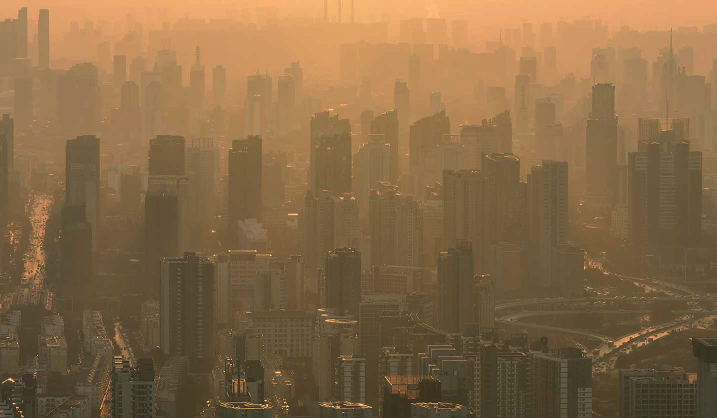
#> input picture hw2/2/11.png, 1434 x 836 px, found by its file name (shown at 1/2 size)
$ python '去雾.py'
#> lines starting #> are read from the running program, lines starting #| are printed output that depends on the picture
import cv2
import numpy as np
import matplotlib.pyplot as plt

imgfile = "hw2\\2\\11.png"

img = cv2.imread(imgfile)
#> img is the input picture: shape (836, 1434, 3); mean B, G, R 70.4, 105.3, 134.8
b, g, r = cv2.split(img)
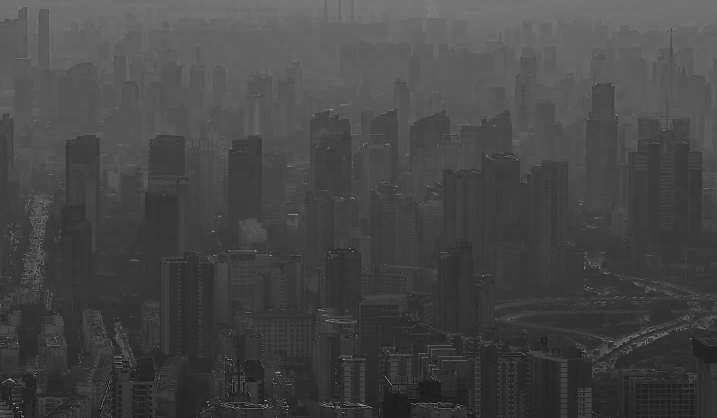
#> b: shape (836, 1434) (shown at 1/2 size); min 0, max 210, mean 70.4
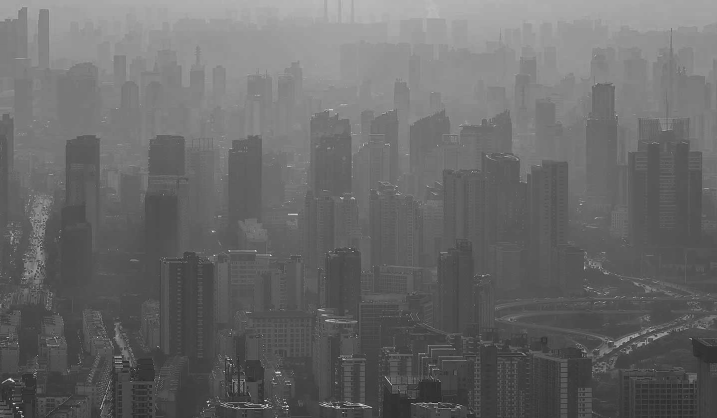
#> g: shape (836, 1434) (shown at 1/2 size); min 0, max 255, mean 105.3
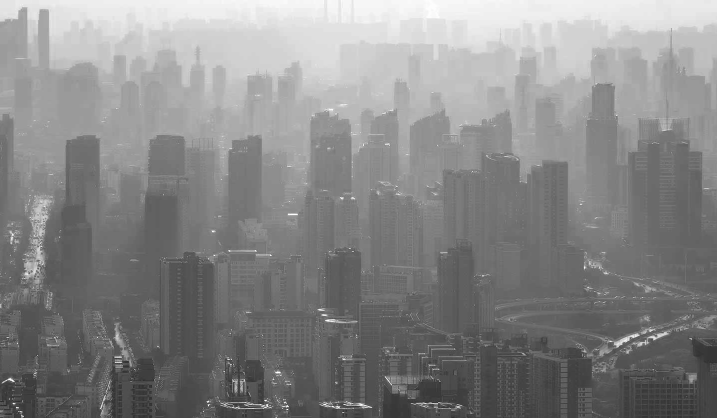
#> r: shape (836, 1434) (shown at 1/2 size); min 19, max 255, mean 134.8
bH = cv2.equalizeHist(b)
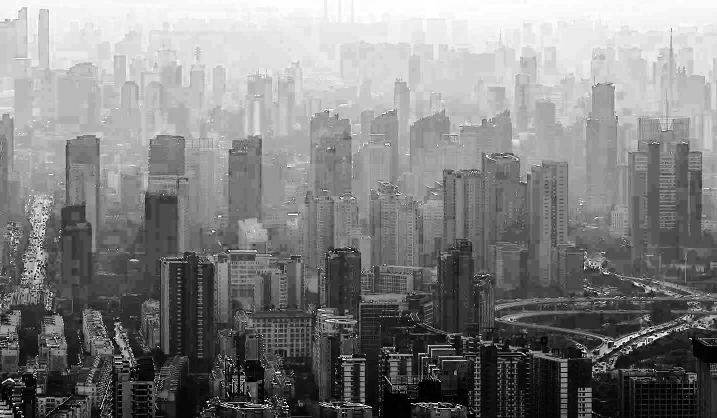
#> bH: shape (836, 1434) (shown at 1/2 size); min 0, max 255, mean 129.4
gH = cv2.equalizeHist(g)
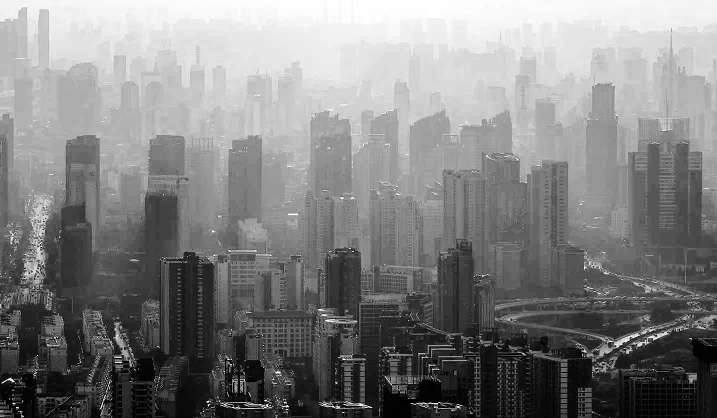
#> gH: shape (836, 1434) (shown at 1/2 size); min 0, max 255, mean 128.8
rH = cv2.equalizeHist(r)
result = cv2.merge((bH, gH, rH))
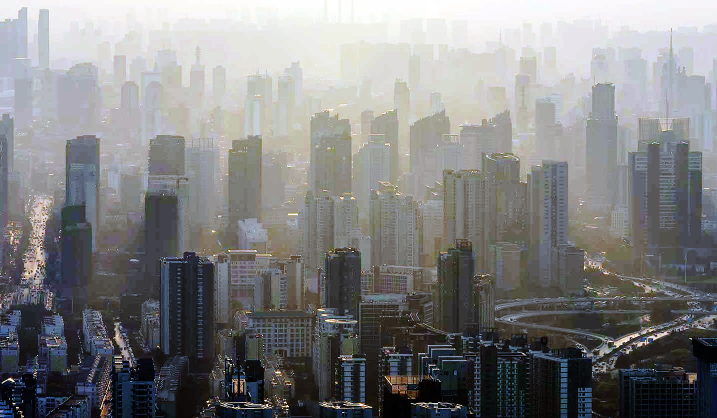
#> result: shape (836, 1434, 3) (shown at 1/2 size); mean B, G, R 129.4, 128.8, 128.5
cv2.HoughLinesP
cv2.namedWindow("Input", 0)
cv2.resizeWindow("Input", 640, 480)
cv2.imshow("Input", img)
cv2.namedWindow("Result", 0)
cv2.resizeWindow("Result", 640, 480)
cv2.imshow("Result", result)
cv2.waitKey(0)
cv2.destroyAllWindows()

# imgRGB = cv2.cvtColor(img, cv2.COLOR_BGR2RGB)
# plt.imshow(imgRGB)
# plt.show()

$ run again, with hw2/2/10.png copied over hw2/2/11.png
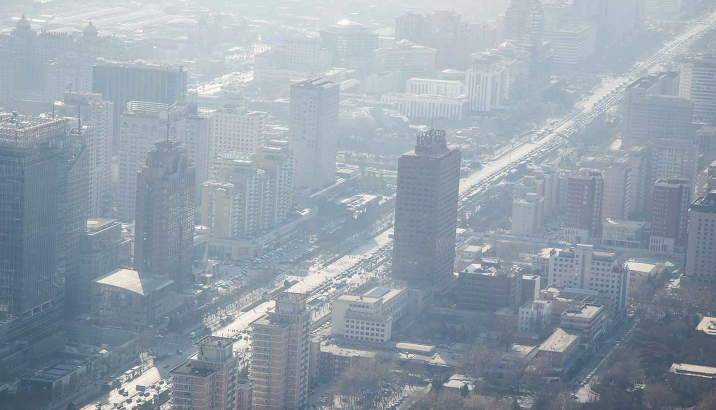
#> input picture hw2/2/10.png, 1432 x 820 px, found by its file name (shown at 1/2 size)
#> img is the input picture: shape (820, 1432, 3); mean B, G, R 171.7, 161.3, 149.2
#> `b, g, r = cv2.split(img)`:
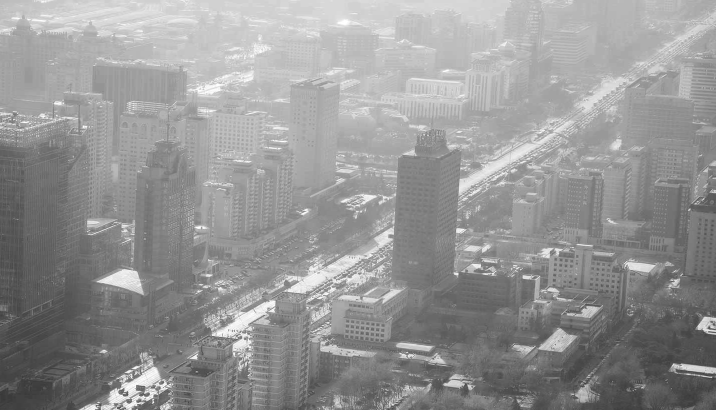
#> r: shape (820, 1432) (shown at 1/2 size); min 44, max 255, mean 149.2
#> `result = cv2.merge((bH, gH, rH))`:
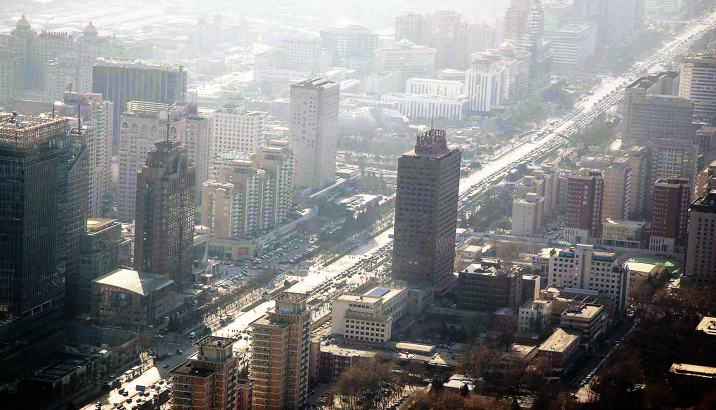
#> result: shape (820, 1432, 3) (shown at 1/2 size); mean B, G, R 128.6, 128.5, 128.4

$ run again, with hw2/2/12.png copied over hw2/2/11.png
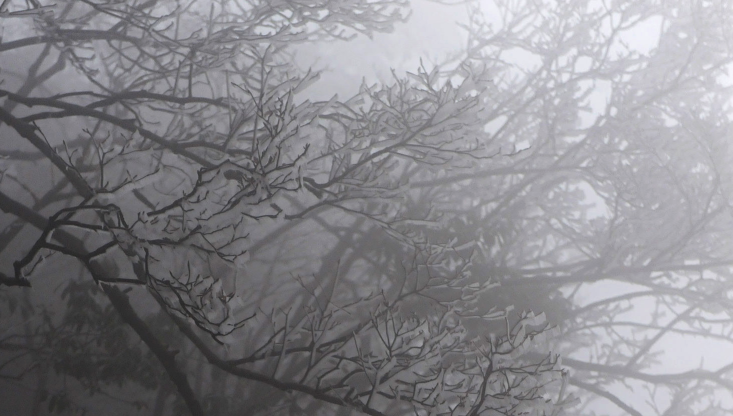
#> input picture hw2/2/12.png, 1466 x 832 px, found by its file name (shown at 1/2 size)
#> img is the input picture: shape (832, 1466, 3); mean B, G, R 139.6, 135.2, 136.1
#> `bH = cv2.equalizeHist(b)`:
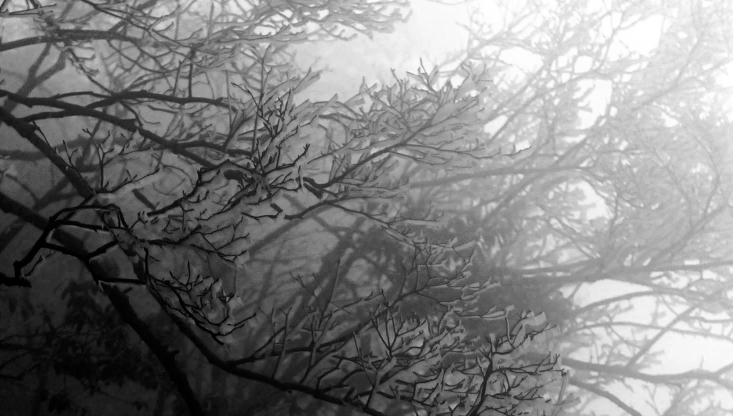
#> bH: shape (832, 1466) (shown at 1/2 size); min 0, max 255, mean 128.2

$ run again, with hw2/2/13.png copied over hw2/2/11.png
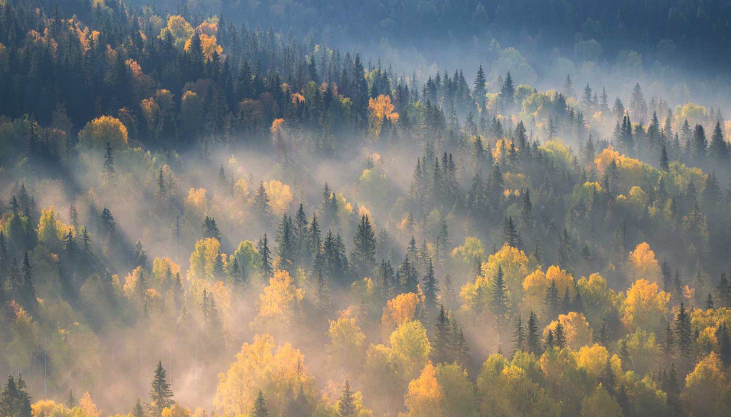
#> input picture hw2/2/13.png, 1461 x 834 px, found by its file name (shown at 1/2 size)
#> img is the input picture: shape (834, 1461, 3); mean B, G, R 119, 124.9, 126.8
#> `rH = cv2.equalizeHist(r)`:
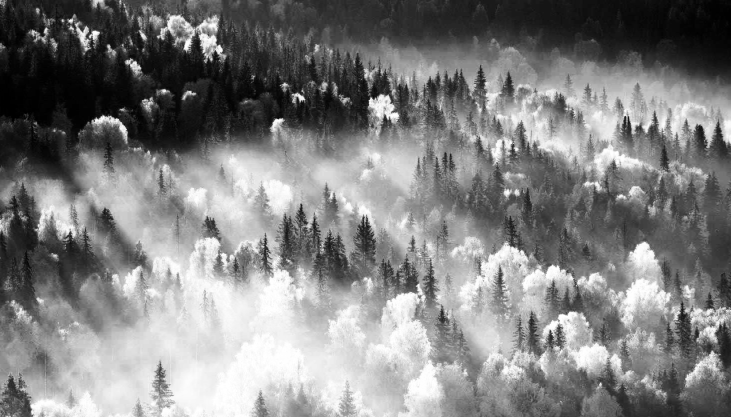
#> rH: shape (834, 1461) (shown at 1/2 size); min 0, max 255, mean 128.3
#> `result = cv2.merge((bH, gH, rH))`:
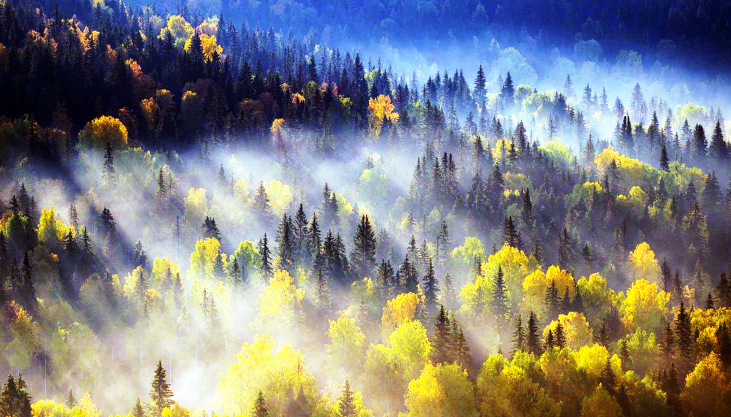
#> result: shape (834, 1461, 3) (shown at 1/2 size); mean B, G, R 128.9, 128.6, 128.3
